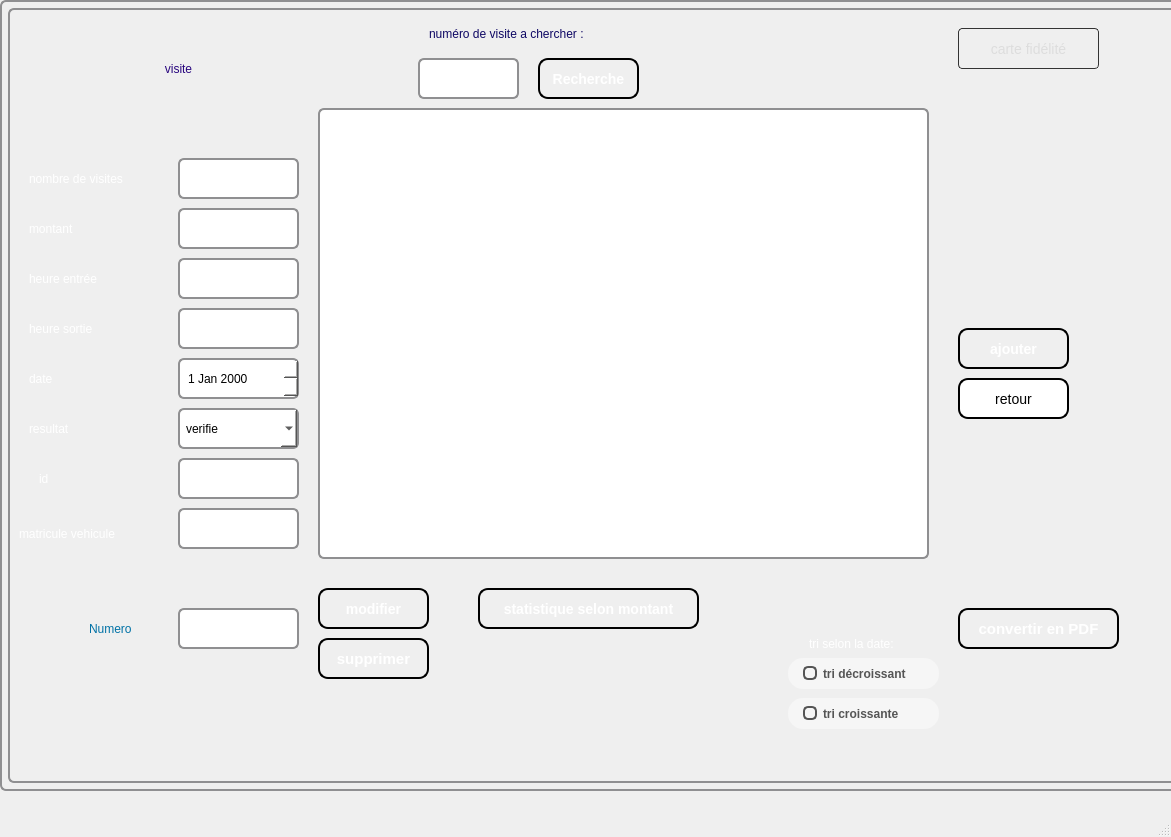
<?xml version="1.0" encoding="UTF-8"?>
<ui version="4.0">
 <class>visite_window</class>
 <widget class="QMainWindow" name="visite_window">
  <property name="geometry">
   <rect>
    <x>0</x>
    <y>0</y>
    <width>1171</width>
    <height>837</height>
   </rect>
  </property>
  <property name="windowTitle">
   <string>visite_window</string>
  </property>
  <widget class="QWidget" name="centralwidget">
   <widget class="QStackedWidget" name="stackedWidget">
    <property name="geometry">
     <rect>
      <x>0</x>
      <y>0</y>
      <width>1351</width>
      <height>791</height>
     </rect>
    </property>
    <property name="styleSheet">
     <string notr="true">QWidget {
  background: qlineargradient(x1: 0, y1: 0, x2: 1, y2: 1,
                              stop: 0 #025bad, stop: 0.1 #025bad,
                              stop: 0.5 #51c6f0, stop: 0.9 #025bad,
                              stop: 1.0 #025bad);
  border: 2px solid #8f8f91;
  border-radius: 6px;
  padding: 6px;
}</string>
    </property>
    <property name="currentIndex">
     <number>1</number>
    </property>
    <widget class="QWidget" name="page_1">
     <widget class="QLabel" name="label_23">
      <property name="geometry">
       <rect>
        <x>280</x>
        <y>30</y>
        <width>391</width>
        <height>81</height>
       </rect>
      </property>
      <property name="styleSheet">
       <string notr="true">font: 75 8pt &quot;MS Shell Dlg 2&quot;;
font: 28pt &quot;Sylfaen&quot;;
color: rgb(33, 4, 148);
border-color:rgba(0,0,0,0);</string>
      </property>
      <property name="text">
       <string>gestion de visite</string>
      </property>
      <property name="alignment">
       <set>Qt::AlignCenter</set>
      </property>
     </widget>
     <widget class="QPushButton" name="pushButton_4">
      <property name="geometry">
       <rect>
        <x>370</x>
        <y>210</y>
        <width>221</width>
        <height>61</height>
       </rect>
      </property>
      <property name="styleSheet">
       <string notr="true">QPushButton {
	font: 14pt &quot;MS Shell Dlg 2&quot;;
    background-color: white;
    color: black;
    border: 2px solid black;
    border-radius: 10px;
    padding: 5px;
    font-size: 18px;
}

QPushButton:hover {
    background-color: black;
    color: white;
    border: 2px solid white;
    transform: scale(1.1, 1.1);
    transition: all 0.5s ease;
}
font:15pt &quot;MS Shell Dlg 2&quot;;</string>
      </property>
      <property name="text">
       <string>visite</string>
      </property>
     </widget>
     <widget class="QPushButton" name="pushButton_9">
      <property name="geometry">
       <rect>
        <x>370</x>
        <y>420</y>
        <width>221</width>
        <height>51</height>
       </rect>
      </property>
      <property name="styleSheet">
       <string notr="true">QPushButton {
    background-color: qlineargradient(x1: 0, y1: 0, x2: 0, y2: 1,
                                      stop: 0 #140b66, stop: 1 #1e07ed);
    border: 1px solid #333;
    border-radius: 4px;
    color: #ddd;
    font-size:14px;
    padding: 10px;
    text-align: center;
    text-shadow: 1px 1px #000;
}</string>
      </property>
      <property name="text">
       <string>quitter</string>
      </property>
     </widget>
     <widget class="QPushButton" name="pushButton_7">
      <property name="geometry">
       <rect>
        <x>370</x>
        <y>300</y>
        <width>221</width>
        <height>61</height>
       </rect>
      </property>
      <property name="styleSheet">
       <string notr="true">QPushButton {
	font: 14pt &quot;MS Shell Dlg 2&quot;;
    background-color: white;
    color: black;
    border: 2px solid black;
    border-radius: 10px;
    padding: 5px;
    font-size: 18px;
}

QPushButton:hover {
    background-color: black;
    color: white;
    border: 2px solid white;
    transform: scale(1.1, 1.1);
    transition: all 0.5s ease;
}
font:15pt &quot;MS Shell Dlg 2&quot;;</string>
      </property>
      <property name="text">
       <string>statistique</string>
      </property>
     </widget>
    </widget>
    <widget class="QWidget" name="page_2">
     <widget class="QLabel" name="label_16">
      <property name="geometry">
       <rect>
        <x>20</x>
        <y>10</y>
        <width>301</width>
        <height>101</height>
       </rect>
      </property>
      <property name="styleSheet">
       <string notr="true">background-color:rgba(0,0,0,0);
font: 10pt &quot;MS Shell Dlg 2&quot;;
color: rgb(255, 255, 255);
border-color:rgba(0,0,0,0);
font: 40pt &quot;MS Shell Dlg 2&quot;;
color: rgb(40, 6, 126);</string>
      </property>
      <property name="text">
       <string>visite</string>
      </property>
      <property name="alignment">
       <set>Qt::AlignCenter</set>
      </property>
     </widget>
     <widget class="QLabel" name="label_18">
      <property name="geometry">
       <rect>
        <x>10</x>
        <y>400</y>
        <width>151</width>
        <height>41</height>
       </rect>
      </property>
      <property name="styleSheet">
       <string notr="true">background-color:rgba(0,0,0,0);
font: 10pt &quot;MS Shell Dlg 2&quot;;
color: rgb(255, 255, 255);
border-color:rgba(0,0,0,0);</string>
      </property>
      <property name="text">
       <string>resultat</string>
      </property>
     </widget>
     <widget class="QLabel" name="label_19">
      <property name="geometry">
       <rect>
        <x>10</x>
        <y>200</y>
        <width>151</width>
        <height>41</height>
       </rect>
      </property>
      <property name="styleSheet">
       <string notr="true">background-color:rgba(0,0,0,0);
font: 10pt &quot;MS Shell Dlg 2&quot;;
color: rgb(255, 255, 255);
border-color:rgba(0,0,0,0);</string>
      </property>
      <property name="text">
       <string>montant</string>
      </property>
     </widget>
     <widget class="QLabel" name="label_20">
      <property name="geometry">
       <rect>
        <x>10</x>
        <y>150</y>
        <width>151</width>
        <height>41</height>
       </rect>
      </property>
      <property name="styleSheet">
       <string notr="true">background-color:rgba(0,0,0,0);
font: 10pt &quot;MS Shell Dlg 2&quot;;
color: rgb(255, 255, 255);
border-color:rgba(0,0,0,0);</string>
      </property>
      <property name="text">
       <string>nombre de visites</string>
      </property>
     </widget>
     <widget class="QLabel" name="label_21">
      <property name="geometry">
       <rect>
        <x>10</x>
        <y>250</y>
        <width>151</width>
        <height>41</height>
       </rect>
      </property>
      <property name="styleSheet">
       <string notr="true">background-color:rgba(0,0,0,0);
font: 10pt &quot;MS Shell Dlg 2&quot;;
color: rgb(255, 255, 255);
border-color:rgba(0,0,0,0);</string>
      </property>
      <property name="text">
       <string>heure entrée</string>
      </property>
     </widget>
     <widget class="QLabel" name="label_22">
      <property name="geometry">
       <rect>
        <x>10</x>
        <y>300</y>
        <width>151</width>
        <height>41</height>
       </rect>
      </property>
      <property name="styleSheet">
       <string notr="true">background-color:rgba(0,0,0,0);
font: 10pt &quot;MS Shell Dlg 2&quot;;
color: rgb(255, 255, 255);
border-color:rgba(0,0,0,0);</string>
      </property>
      <property name="text">
       <string>heure sortie</string>
      </property>
     </widget>
     <widget class="QLineEdit" name="lineEdit_nbvisites">
      <property name="geometry">
       <rect>
        <x>170</x>
        <y>150</y>
        <width>121</width>
        <height>41</height>
       </rect>
      </property>
      <property name="styleSheet">
       <string notr="true">background-color: rgb(255, 255, 255);</string>
      </property>
     </widget>
     <widget class="QLabel" name="label_25">
      <property name="geometry">
       <rect>
        <x>10</x>
        <y>350</y>
        <width>151</width>
        <height>41</height>
       </rect>
      </property>
      <property name="styleSheet">
       <string notr="true">background-color:rgba(0,0,0,0);
font: 10pt &quot;MS Shell Dlg 2&quot;;
color: rgb(255, 255, 255);
border-color:rgba(0,0,0,0);</string>
      </property>
      <property name="text">
       <string>date</string>
      </property>
     </widget>
     <widget class="QDateEdit" name="dateEdit_date">
      <property name="geometry">
       <rect>
        <x>170</x>
        <y>350</y>
        <width>121</width>
        <height>41</height>
       </rect>
      </property>
      <property name="styleSheet">
       <string notr="true">background-color: rgb(255, 255, 255);</string>
      </property>
     </widget>
     <widget class="QPushButton" name="pushButton_13">
      <property name="geometry">
       <rect>
        <x>950</x>
        <y>370</y>
        <width>111</width>
        <height>41</height>
       </rect>
      </property>
      <property name="styleSheet">
       <string notr="true">QPushButton {
    background-color: white;
    color: black;
    border: 2px solid black;
    border-radius: 10px;
    padding: 5px;
    font-size:14px;
}

QPushButton:hover {
    background-color: #737370;
    color: white;
    border: 2px solid white;
    transform: scale(1.1, 1.1);
    transition: all 0.5s ease;
}
</string>
      </property>
      <property name="text">
       <string>retour</string>
      </property>
     </widget>
     <widget class="QPushButton" name="pushButton_16">
      <property name="geometry">
       <rect>
        <x>310</x>
        <y>630</y>
        <width>111</width>
        <height>41</height>
       </rect>
      </property>
      <property name="styleSheet">
       <string notr="true">QPushButton {
    background: qlineargradient(x1: 0, y1: 0, x2: 0, y2: 1,
                                stop: 0 #fcd838, stop: 1 #f0c300);
    border: 2px solid #000000;
    border-radius: 10px;
    padding: 10px;
    color: white;
    font-size: 15px;
    font-weight: bold;
    text-align: center;
}

QPushButton:hover {
    background: qlineargradient(x1: 0, y1: 0, x2: 0, y2: 1,
                                stop: 0 #bd9a06, stop: 1 #deb60d);
    cursor: pointer;
    box-shadow: 0px 0px 5px #004040;
}

QPushButton:pressed {
    background: qlineargradient(x1: 0, y1: 0, x2: 0, y2: 1,
                                stop: 0 #004080, stop: 1 #002040);
}</string>
      </property>
      <property name="text">
       <string>supprimer</string>
      </property>
     </widget>
     <widget class="QPushButton" name="pushButton_17">
      <property name="geometry">
       <rect>
        <x>950</x>
        <y>320</y>
        <width>111</width>
        <height>41</height>
       </rect>
      </property>
      <property name="styleSheet">
       <string notr="true">QPushButton {
    background: qlineargradient(x1: 0, y1: 0, x2: 0, y2: 1,
                                stop: 0 #04c8d6, stop: 1 #04c8d6);
    border: 2px solid #000000;
    border-radius: 10px;
    padding: 10px;
	
	
    color: white;
    font-size: 14px;
    font-weight: bold;
    text-align: center;
}

QPushButton:hover {
    background: qlineargradient(x1: 0, y1: 0, x2: 0, y2: 1,
                                stop: 0 #50faf7, stop: 1 #50faf7);
    cursor: pointer;
    box-shadow: 0px 0px 5px #004040;
}

QPushButton:pressed {
    background: qlineargradient(x1: 0, y1: 0, x2: 0, y2: 1,
                                stop: 0 #004080, stop: 1 #002040);
}
</string>
      </property>
      <property name="text">
       <string>ajouter</string>
      </property>
     </widget>
     <widget class="QPushButton" name="pushButton_19">
      <property name="geometry">
       <rect>
        <x>950</x>
        <y>20</y>
        <width>141</width>
        <height>41</height>
       </rect>
      </property>
      <property name="styleSheet">
       <string notr="true">QPushButton {
    background-color: qlineargradient(x1: 0, y1: 0, x2: 0, y2: 1,
                                      stop: 0 #140b66, stop: 1 #1e07ed);
    border: 1px solid #333;
    border-radius: 4px;
    color: #ddd;
    font-size:14px;
    padding: 10px;
    text-align: center;
    text-shadow: 1px 1px #000;
}

QPushButton:hover {
    background-color: qlineargradient(x1: 0, y1: 0, x2: 0, y2: 1,
                                      stop: 0 #5b52ab, stop: 1 #000000);
    color: #fff;
}

QPushButton:pressed {
    background-color: qlineargradient(x1: 0, y1: 0, x2: 0, y2: 1,
                                      stop: 0 #000000, stop: 1 #1e1e1e);
    color: #ddd;
    border: 2px inset #333;
}
</string>
      </property>
      <property name="text">
       <string>carte fidélité</string>
      </property>
     </widget>
     <widget class="QTableView" name="tableView_2">
      <property name="geometry">
       <rect>
        <x>310</x>
        <y>100</y>
        <width>611</width>
        <height>451</height>
       </rect>
      </property>
      <property name="styleSheet">
       <string notr="true">color: rgb(0, 0, 0);
background-color: rgb(255, 255, 255);</string>
      </property>
     </widget>
     <widget class="QPushButton" name="pdf">
      <property name="geometry">
       <rect>
        <x>950</x>
        <y>600</y>
        <width>161</width>
        <height>41</height>
       </rect>
      </property>
      <property name="styleSheet">
       <string notr="true">QPushButton {
    background: qlineargradient(x1: 0, y1: 0, x2: 0, y2: 1,
                                stop: 0 #fcd838, stop: 1 #f0c300);
    border: 2px solid #000000;
    border-radius: 10px;
    padding: 10px;
    color: white;
    font-size: 15px;
    font-weight: bold;
    text-align: center;
}

QPushButton:hover {
    background: qlineargradient(x1: 0, y1: 0, x2: 0, y2: 1,
                                stop: 0 #bd9a06, stop: 1 #deb60d);
    cursor: pointer;
    box-shadow: 0px 0px 5px #004040;
}

QPushButton:pressed {
    background: qlineargradient(x1: 0, y1: 0, x2: 0, y2: 1,
                                stop: 0 #004080, stop: 1 #002040);
}
</string>
      </property>
      <property name="text">
       <string>convertir en PDF</string>
      </property>
     </widget>
     <widget class="QLabel" name="label_11">
      <property name="geometry">
       <rect>
        <x>790</x>
        <y>610</y>
        <width>141</width>
        <height>51</height>
       </rect>
      </property>
      <property name="styleSheet">
       <string notr="true">background-color:rgba(0,0,0,0);
font: 10pt &quot;MS Shell Dlg 2&quot;;
color: rgb(255, 255, 255);
border-color:rgba(0,0,0,0);</string>
      </property>
      <property name="text">
       <string>tri selon la date:</string>
      </property>
     </widget>
     <widget class="QRadioButton" name="decroissante">
      <property name="geometry">
       <rect>
        <x>780</x>
        <y>650</y>
        <width>161</width>
        <height>41</height>
       </rect>
      </property>
      <property name="styleSheet">
       <string notr="true">QRadioButton {
  border: none;
  color: #555555;
  font-weight: bold;
  padding: 6px 15px;
  border-radius: 15px;
  background-color: #f6f6f6;
  margin-right: 10px;
  margin-bottom: 10px;
}

QRadioButton::indicator {
  width: 10px;
  height: 10px;
  border: 2px solid #555555;
  border-radius: 5px;
  background-color: #f6f6f6;
}

QRadioButton::indicator:checked {
  background-color: #555555;
}</string>
      </property>
      <property name="text">
       <string>tri décroissant</string>
      </property>
     </widget>
     <widget class="QPushButton" name="recherche">
      <property name="geometry">
       <rect>
        <x>530</x>
        <y>50</y>
        <width>101</width>
        <height>41</height>
       </rect>
      </property>
      <property name="styleSheet">
       <string notr="true">QPushButton {
    background: qlineargradient(x1: 0, y1: 0, x2: 0, y2: 1,
                                stop: 0 #04c8d6, stop: 1 #04c8d6);
    border: 2px solid #000000;
    border-radius: 10px;
    padding: 10px;
	
	
    color: white;
    font-size: 14px;
    font-weight: bold;
    text-align: center;
}

QPushButton:hover {
    background: qlineargradient(x1: 0, y1: 0, x2: 0, y2: 1,
                                stop: 0 #50faf7, stop: 1 #50faf7);
    cursor: pointer;
    box-shadow: 0px 0px 5px #004040;
}

QPushButton:pressed {
    background: qlineargradient(x1: 0, y1: 0, x2: 0, y2: 1,
                                stop: 0 #004080, stop: 1 #002040);
}</string>
      </property>
      <property name="text">
       <string>Recherche</string>
      </property>
     </widget>
     <widget class="QLabel" name="label_27">
      <property name="geometry">
       <rect>
        <x>410</x>
        <y>10</y>
        <width>241</width>
        <height>31</height>
       </rect>
      </property>
      <property name="styleSheet">
       <string notr="true">background-color:rgba(0,0,0,0);
color: rgb(15, 8, 100);
font: 10pt &quot;MS Shell Dlg 2&quot;;

border-color:rgba(0,0,0,0);</string>
      </property>
      <property name="text">
       <string>numéro de visite a chercher :</string>
      </property>
     </widget>
     <widget class="QLineEdit" name="lineEdit_chercher">
      <property name="geometry">
       <rect>
        <x>410</x>
        <y>50</y>
        <width>101</width>
        <height>41</height>
       </rect>
      </property>
      <property name="styleSheet">
       <string notr="true">background-color: rgb(255, 255, 255);</string>
      </property>
     </widget>
     <widget class="QLineEdit" name="lineEdit_montant">
      <property name="geometry">
       <rect>
        <x>170</x>
        <y>200</y>
        <width>121</width>
        <height>41</height>
       </rect>
      </property>
      <property name="styleSheet">
       <string notr="true">background-color: rgb(255, 255, 255);</string>
      </property>
     </widget>
     <widget class="QLineEdit" name="lineEdit_he">
      <property name="geometry">
       <rect>
        <x>170</x>
        <y>250</y>
        <width>121</width>
        <height>41</height>
       </rect>
      </property>
      <property name="styleSheet">
       <string notr="true">background-color: rgb(255, 255, 255);</string>
      </property>
     </widget>
     <widget class="QLineEdit" name="lineEdit_hs">
      <property name="geometry">
       <rect>
        <x>170</x>
        <y>300</y>
        <width>121</width>
        <height>41</height>
       </rect>
      </property>
      <property name="styleSheet">
       <string notr="true">background-color: rgb(255, 255, 255);</string>
      </property>
     </widget>
     <widget class="QLabel" name="label">
      <property name="geometry">
       <rect>
        <x>20</x>
        <y>450</y>
        <width>61</width>
        <height>41</height>
       </rect>
      </property>
      <property name="styleSheet">
       <string notr="true">background-color:rgba(0,0,0,0);
font: 10pt &quot;MS Shell Dlg 2&quot;;
color: rgb(255, 255, 255);
border-color:rgba(0,0,0,0);</string>
      </property>
      <property name="text">
       <string>id</string>
      </property>
     </widget>
     <widget class="QLineEdit" name="lineEdit_id">
      <property name="geometry">
       <rect>
        <x>170</x>
        <y>450</y>
        <width>121</width>
        <height>41</height>
       </rect>
      </property>
      <property name="styleSheet">
       <string notr="true">background-color: rgb(255, 255, 255);</string>
      </property>
     </widget>
     <widget class="QLabel" name="label_2">
      <property name="geometry">
       <rect>
        <x>0</x>
        <y>510</y>
        <width>161</width>
        <height>31</height>
       </rect>
      </property>
      <property name="styleSheet">
       <string notr="true">background-color:rgba(0,0,0,0);
font: 10pt &quot;MS Shell Dlg 2&quot;;
color: rgb(255, 255, 255);
border-color:rgba(0,0,0,0);</string>
      </property>
      <property name="text">
       <string>matricule vehicule</string>
      </property>
     </widget>
     <widget class="QLineEdit" name="lineEdit_matriculevehicule">
      <property name="geometry">
       <rect>
        <x>170</x>
        <y>500</y>
        <width>121</width>
        <height>41</height>
       </rect>
      </property>
      <property name="styleSheet">
       <string notr="true">background-color: rgb(255, 255, 255);</string>
      </property>
     </widget>
     <widget class="QLabel" name="label_3">
      <property name="geometry">
       <rect>
        <x>70</x>
        <y>600</y>
        <width>91</width>
        <height>41</height>
       </rect>
      </property>
      <property name="styleSheet">
       <string notr="true">background-color:rgba(0,0,0,0);
font: 75 10pt &quot;Comic Sans MS&quot;;



color: rgb(1, 114, 166);
border-color:rgba(0,0,0,0);</string>
      </property>
      <property name="text">
       <string>Numero</string>
      </property>
     </widget>
     <widget class="QLineEdit" name="lineEdit_supprimer">
      <property name="geometry">
       <rect>
        <x>170</x>
        <y>600</y>
        <width>121</width>
        <height>41</height>
       </rect>
      </property>
      <property name="styleSheet">
       <string notr="true">background-color: rgb(255, 255, 255);</string>
      </property>
     </widget>
     <widget class="QPushButton" name="pushButton_5">
      <property name="geometry">
       <rect>
        <x>310</x>
        <y>580</y>
        <width>111</width>
        <height>41</height>
       </rect>
      </property>
      <property name="styleSheet">
       <string notr="true">QPushButton {
    background: qlineargradient(x1: 0, y1: 0, x2: 0, y2: 1,
                                stop: 0 #04c8d6, stop: 1 #04c8d6);
    border: 2px solid #000000;
    border-radius: 10px;
    padding: 10px;
	
	
    color: white;
    font-size: 14px;
    font-weight: bold;
    text-align: center;
}

QPushButton:hover {
    background: qlineargradient(x1: 0, y1: 0, x2: 0, y2: 1,
                                stop: 0 #50faf7, stop: 1 #50faf7);
    cursor: pointer;
    box-shadow: 0px 0px 5px #004040;
}

QPushButton:pressed {
    background: qlineargradient(x1: 0, y1: 0, x2: 0, y2: 1,
                                stop: 0 #004080, stop: 1 #002040);
}</string>
      </property>
      <property name="text">
       <string>modifier</string>
      </property>
     </widget>
     <widget class="QComboBox" name="comboBox">
      <property name="geometry">
       <rect>
        <x>170</x>
        <y>400</y>
        <width>121</width>
        <height>41</height>
       </rect>
      </property>
      <property name="styleSheet">
       <string notr="true">background-color: rgb(255, 255, 255);</string>
      </property>
      <item>
       <property name="text">
        <string>verifie</string>
       </property>
      </item>
      <item>
       <property name="text">
        <string>non verifie</string>
       </property>
      </item>
     </widget>
     <widget class="QPushButton" name="statistique">
      <property name="geometry">
       <rect>
        <x>470</x>
        <y>580</y>
        <width>221</width>
        <height>41</height>
       </rect>
      </property>
      <property name="styleSheet">
       <string notr="true">QPushButton {
    background: qlineargradient(x1: 0, y1: 0, x2: 0, y2: 1,
                                stop: 0 #04c8d6, stop: 1 #04c8d6);
    border: 2px solid #000000;
    border-radius: 10px;
    padding: 10px;
	
	
    color: white;
    font-size: 14px;
    font-weight: bold;
    text-align: center;
}

QPushButton:hover {
    background: qlineargradient(x1: 0, y1: 0, x2: 0, y2: 1,
                                stop: 0 #50faf7, stop: 1 #50faf7);
    cursor: pointer;
    box-shadow: 0px 0px 5px #004040;
}

QPushButton:pressed {
    background: qlineargradient(x1: 0, y1: 0, x2: 0, y2: 1,
                                stop: 0 #004080, stop: 1 #002040);
}</string>
      </property>
      <property name="text">
       <string>statistique selon montant</string>
      </property>
     </widget>
     <widget class="QRadioButton" name="Croissante">
      <property name="geometry">
       <rect>
        <x>780</x>
        <y>690</y>
        <width>161</width>
        <height>41</height>
       </rect>
      </property>
      <property name="styleSheet">
       <string notr="true">QRadioButton {
  border: none;
  color: #555555;
  font-weight: bold;
  padding: 6px 15px;
  border-radius: 15px;
  background-color: #f6f6f6;
  margin-right: 10px;
  margin-bottom: 10px;
}

QRadioButton::indicator {
  width: 10px;
  height: 10px;
  border: 2px solid #555555;
  border-radius: 5px;
  background-color: #f6f6f6;
}

QRadioButton::indicator:checked {
  background-color: #555555;
}</string>
      </property>
      <property name="text">
       <string>tri croissante</string>
      </property>
     </widget>
    </widget>
    <widget class="QWidget" name="page"/>
    <widget class="QWidget" name="page_3">
     <widget class="QPushButton" name="pushButton_3">
      <property name="geometry">
       <rect>
        <x>720</x>
        <y>290</y>
        <width>121</width>
        <height>41</height>
       </rect>
      </property>
      <property name="styleSheet">
       <string notr="true">QPushButton {
    background: qlineargradient(x1: 0, y1: 0, x2: 0, y2: 1,
                                stop: 0 #04c8d6, stop: 1 #04c8d6);
    border: 2px solid #000000;
    border-radius: 10px;
    padding: 10px;
	
	
    color: white;
    font-size: 14px;
    font-weight: bold;
    text-align: center;
}

QPushButton:hover {
    background: qlineargradient(x1: 0, y1: 0, x2: 0, y2: 1,
                                stop: 0 #50faf7, stop: 1 #50faf7);
    cursor: pointer;
    box-shadow: 0px 0px 5px #004040;
}

QPushButton:pressed {
    background: qlineargradient(x1: 0, y1: 0, x2: 0, y2: 1,
                                stop: 0 #004080, stop: 1 #002040);
}</string>
      </property>
      <property name="text">
       <string>modifier</string>
      </property>
     </widget>
     <widget class="QLabel" name="label_24">
      <property name="geometry">
       <rect>
        <x>190</x>
        <y>20</y>
        <width>201</width>
        <height>41</height>
       </rect>
      </property>
      <property name="styleSheet">
       <string notr="true">background-color:rgba(0,0,0,0);
font: 14pt &quot;MS Shell Dlg 2&quot;;
color: rgb(255, 255, 255);
border-color:rgba(0,0,0,0);</string>
      </property>
      <property name="text">
       <string>nombre de visites</string>
      </property>
     </widget>
     <widget class="QLabel" name="label_26">
      <property name="geometry">
       <rect>
        <x>230</x>
        <y>90</y>
        <width>131</width>
        <height>41</height>
       </rect>
      </property>
      <property name="styleSheet">
       <string notr="true">background-color:rgba(0,0,0,0);
font: 14pt &quot;MS Shell Dlg 2&quot;;
color: rgb(255, 255, 255);
border-color:rgba(0,0,0,0);</string>
      </property>
      <property name="text">
       <string>montant</string>
      </property>
     </widget>
     <widget class="QLabel" name="label_28">
      <property name="geometry">
       <rect>
        <x>210</x>
        <y>160</y>
        <width>151</width>
        <height>41</height>
       </rect>
      </property>
      <property name="styleSheet">
       <string notr="true">background-color:rgba(0,0,0,0);
font: 14pt &quot;MS Shell Dlg 2&quot;;
color: rgb(255, 255, 255);
border-color:rgba(0,0,0,0);</string>
      </property>
      <property name="text">
       <string>heure entrée</string>
      </property>
     </widget>
     <widget class="QLabel" name="label_29">
      <property name="geometry">
       <rect>
        <x>210</x>
        <y>230</y>
        <width>151</width>
        <height>41</height>
       </rect>
      </property>
      <property name="styleSheet">
       <string notr="true">background-color:rgba(0,0,0,0);
font: 14pt &quot;MS Shell Dlg 2&quot;;
color: rgb(255, 255, 255);
border-color:rgba(0,0,0,0);</string>
      </property>
      <property name="text">
       <string>heure sortie</string>
      </property>
     </widget>
     <widget class="QLabel" name="label_30">
      <property name="geometry">
       <rect>
        <x>210</x>
        <y>300</y>
        <width>151</width>
        <height>41</height>
       </rect>
      </property>
      <property name="styleSheet">
       <string notr="true">background-color:rgba(0,0,0,0);
font: 14pt &quot;MS Shell Dlg 2&quot;;
color: rgb(255, 255, 255);
border-color:rgba(0,0,0,0);</string>
      </property>
      <property name="text">
       <string>date</string>
      </property>
     </widget>
     <widget class="QLabel" name="label_31">
      <property name="geometry">
       <rect>
        <x>210</x>
        <y>370</y>
        <width>151</width>
        <height>41</height>
       </rect>
      </property>
      <property name="styleSheet">
       <string notr="true">background-color:rgba(0,0,0,0);
font: 14pt &quot;MS Shell Dlg 2&quot;;
color: rgb(255, 255, 255);
border-color:rgba(0,0,0,0);</string>
      </property>
      <property name="text">
       <string>resultat</string>
      </property>
     </widget>
     <widget class="QLabel" name="label_4">
      <property name="geometry">
       <rect>
        <x>220</x>
        <y>430</y>
        <width>61</width>
        <height>41</height>
       </rect>
      </property>
      <property name="styleSheet">
       <string notr="true">background-color:rgba(0,0,0,0);
font: 14pt &quot;MS Shell Dlg 2&quot;;
color: rgb(255, 255, 255);
border-color:rgba(0,0,0,0);</string>
      </property>
      <property name="text">
       <string>id</string>
      </property>
     </widget>
     <widget class="QLabel" name="label_5">
      <property name="geometry">
       <rect>
        <x>180</x>
        <y>500</y>
        <width>211</width>
        <height>51</height>
       </rect>
      </property>
      <property name="styleSheet">
       <string notr="true">background-color:rgba(0,0,0,0);
font: 14pt &quot;MS Shell Dlg 2&quot;;
color: rgb(255, 255, 255);
border-color:rgba(0,0,0,0);</string>
      </property>
      <property name="text">
       <string>matricule vehicule</string>
      </property>
     </widget>
     <widget class="QLineEdit" name="lineEdit_nbvisites_modif">
      <property name="geometry">
       <rect>
        <x>400</x>
        <y>30</y>
        <width>121</width>
        <height>31</height>
       </rect>
      </property>
      <property name="styleSheet">
       <string notr="true">background-color: rgb(255, 255, 255);</string>
      </property>
     </widget>
     <widget class="QLineEdit" name="lineEdit_montant_modif">
      <property name="geometry">
       <rect>
        <x>400</x>
        <y>90</y>
        <width>121</width>
        <height>31</height>
       </rect>
      </property>
      <property name="styleSheet">
       <string notr="true">background-color: rgb(255, 255, 255);</string>
      </property>
     </widget>
     <widget class="QLineEdit" name="lineEdit_he_modif">
      <property name="geometry">
       <rect>
        <x>400</x>
        <y>160</y>
        <width>121</width>
        <height>31</height>
       </rect>
      </property>
      <property name="styleSheet">
       <string notr="true">background-color: rgb(255, 255, 255);</string>
      </property>
     </widget>
     <widget class="QLineEdit" name="lineEdit_hs_modif">
      <property name="geometry">
       <rect>
        <x>400</x>
        <y>230</y>
        <width>121</width>
        <height>31</height>
       </rect>
      </property>
      <property name="styleSheet">
       <string notr="true">background-color: rgb(255, 255, 255);</string>
      </property>
     </widget>
     <widget class="QLineEdit" name="lineEdit_id_modif">
      <property name="geometry">
       <rect>
        <x>400</x>
        <y>440</y>
        <width>121</width>
        <height>31</height>
       </rect>
      </property>
      <property name="styleSheet">
       <string notr="true">background-color: rgb(255, 255, 255);</string>
      </property>
     </widget>
     <widget class="QLineEdit" name="lineEdit_matricule_modif">
      <property name="geometry">
       <rect>
        <x>400</x>
        <y>510</y>
        <width>121</width>
        <height>31</height>
       </rect>
      </property>
      <property name="styleSheet">
       <string notr="true">background-color: rgb(255, 255, 255);</string>
      </property>
     </widget>
     <widget class="QPushButton" name="pushButton_14">
      <property name="geometry">
       <rect>
        <x>910</x>
        <y>290</y>
        <width>121</width>
        <height>41</height>
       </rect>
      </property>
      <property name="styleSheet">
       <string notr="true">QPushButton {
    background-color: white;
    color: black;
    border: 2px solid black;
    border-radius: 10px;
    padding: 5px;
    font-size:14px;
}

QPushButton:hover {
    background-color: #737370;
    color: white;
    border: 2px solid white;
    transform: scale(1.1, 1.1);
    transition: all 0.5s ease;
}
</string>
      </property>
      <property name="text">
       <string>retour</string>
      </property>
     </widget>
     <widget class="QDateEdit" name="dateEdit_date_modif">
      <property name="geometry">
       <rect>
        <x>400</x>
        <y>300</y>
        <width>121</width>
        <height>31</height>
       </rect>
      </property>
      <property name="styleSheet">
       <string notr="true">background-color: rgb(255, 255, 255);</string>
      </property>
     </widget>
     <widget class="QComboBox" name="comboBox_2">
      <property name="geometry">
       <rect>
        <x>400</x>
        <y>371</y>
        <width>121</width>
        <height>31</height>
       </rect>
      </property>
      <property name="styleSheet">
       <string notr="true">background-color: rgb(255, 255, 255);</string>
      </property>
      <item>
       <property name="text">
        <string>verifie</string>
       </property>
      </item>
      <item>
       <property name="text">
        <string>non verifie</string>
       </property>
      </item>
     </widget>
    </widget>
   </widget>
  </widget>
  <widget class="QMenuBar" name="menubar">
   <property name="geometry">
    <rect>
     <x>0</x>
     <y>0</y>
     <width>1171</width>
     <height>26</height>
    </rect>
   </property>
  </widget>
  <widget class="QStatusBar" name="statusbar"/>
 </widget>
 <resources/>
 <connections/>
</ui>
